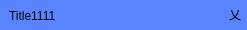
<?xml version="1.0" encoding="UTF-8"?>
<ui version="4.0">
 <class>TitleBar</class>
 <widget class="QWidget" name="TitleBar">
  <property name="geometry">
   <rect>
    <x>0</x>
    <y>0</y>
    <width>247</width>
    <height>30</height>
   </rect>
  </property>
  <property name="sizePolicy">
   <sizepolicy hsizetype="Minimum" vsizetype="Preferred">
    <horstretch>0</horstretch>
    <verstretch>0</verstretch>
   </sizepolicy>
  </property>
  <property name="minimumSize">
   <size>
    <width>0</width>
    <height>30</height>
   </size>
  </property>
  <property name="maximumSize">
   <size>
    <width>16777215</width>
    <height>30</height>
   </size>
  </property>
  <property name="windowTitle">
   <string>Form</string>
  </property>
  <property name="layoutDirection">
   <enum>Qt::LeftToRight</enum>
  </property>
  <property name="styleSheet">
   <string notr="true">background-color: rgb(88, 133, 255);</string>
  </property>
  <layout class="QGridLayout" name="girdLayout">
   <property name="leftMargin">
    <number>0</number>
   </property>
   <property name="topMargin">
    <number>0</number>
   </property>
   <property name="rightMargin">
    <number>0</number>
   </property>
   <property name="bottomMargin">
    <number>0</number>
   </property>
   <property name="spacing">
    <number>0</number>
   </property>
   <item row="0" column="0">
    <widget class="QWidget" name="widget_2" native="true">
     <property name="sizePolicy">
      <sizepolicy hsizetype="MinimumExpanding" vsizetype="Preferred">
       <horstretch>0</horstretch>
       <verstretch>0</verstretch>
      </sizepolicy>
     </property>
     <property name="minimumSize">
      <size>
       <width>40</width>
       <height>0</height>
      </size>
     </property>
     <property name="maximumSize">
      <size>
       <width>16777215</width>
       <height>30</height>
      </size>
     </property>
     <widget class="QLabel" name="lblTitle">
      <property name="geometry">
       <rect>
        <x>9</x>
        <y>7</y>
        <width>61</width>
        <height>17</height>
       </rect>
      </property>
      <property name="sizePolicy">
       <sizepolicy hsizetype="MinimumExpanding" vsizetype="Ignored">
        <horstretch>0</horstretch>
        <verstretch>0</verstretch>
       </sizepolicy>
      </property>
      <property name="layoutDirection">
       <enum>Qt::LeftToRight</enum>
      </property>
      <property name="autoFillBackground">
       <bool>false</bool>
      </property>
      <property name="frameShape">
       <enum>QFrame::NoFrame</enum>
      </property>
      <property name="frameShadow">
       <enum>QFrame::Plain</enum>
      </property>
      <property name="midLineWidth">
       <number>0</number>
      </property>
      <property name="text">
       <string>Title1111</string>
      </property>
      <property name="textFormat">
       <enum>Qt::PlainText</enum>
      </property>
      <property name="scaledContents">
       <bool>true</bool>
      </property>
      <property name="wordWrap">
       <bool>false</bool>
      </property>
      <property name="textInteractionFlags">
       <set>Qt::NoTextInteraction</set>
      </property>
     </widget>
    </widget>
   </item>
   <item row="0" column="1">
    <widget class="QWidget" name="widget" native="true">
     <property name="sizePolicy">
      <sizepolicy hsizetype="Minimum" vsizetype="Preferred">
       <horstretch>0</horstretch>
       <verstretch>0</verstretch>
      </sizepolicy>
     </property>
     <property name="minimumSize">
      <size>
       <width>0</width>
       <height>0</height>
      </size>
     </property>
     <layout class="QHBoxLayout" name="horizontalLayout_2">
      <property name="spacing">
       <number>0</number>
      </property>
      <property name="leftMargin">
       <number>0</number>
      </property>
      <property name="topMargin">
       <number>0</number>
      </property>
      <property name="rightMargin">
       <number>0</number>
      </property>
      <property name="bottomMargin">
       <number>0</number>
      </property>
      <item>
       <widget class="QWidget" name="widget_3" native="true">
        <property name="minimumSize">
         <size>
          <width>20</width>
          <height>0</height>
         </size>
        </property>
        <property name="maximumSize">
         <size>
          <width>10</width>
          <height>16777215</height>
         </size>
        </property>
       </widget>
      </item>
      <item>
       <widget class="QToolButton" name="tbMinimize">
        <property name="minimumSize">
         <size>
          <width>24</width>
          <height>24</height>
         </size>
        </property>
        <property name="focusPolicy">
         <enum>Qt::NoFocus</enum>
        </property>
        <property name="text">
         <string/>
        </property>
        <property name="icon">
         <iconset resource="rc.qrc">
          <normaloff>:/icon/min.png</normaloff>:/icon/min.png</iconset>
        </property>
        <property name="autoRaise">
         <bool>true</bool>
        </property>
       </widget>
      </item>
      <item>
       <widget class="QToolButton" name="tbMaximize">
        <property name="minimumSize">
         <size>
          <width>24</width>
          <height>24</height>
         </size>
        </property>
        <property name="focusPolicy">
         <enum>Qt::NoFocus</enum>
        </property>
        <property name="text">
         <string/>
        </property>
        <property name="icon">
         <iconset resource="rc.qrc">
          <normaloff>:/icon/max.png</normaloff>:/icon/max.png</iconset>
        </property>
        <property name="autoRaise">
         <bool>true</bool>
        </property>
       </widget>
      </item>
      <item>
       <widget class="QToolButton" name="tbClose">
        <property name="minimumSize">
         <size>
          <width>24</width>
          <height>24</height>
         </size>
        </property>
        <property name="focusPolicy">
         <enum>Qt::NoFocus</enum>
        </property>
        <property name="styleSheet">
         <string notr="true">QToolButton:hover {
	background-color:#FFF;
}

QToolButton:pressed {
	background-color:#777;
}</string>
        </property>
        <property name="text">
         <string>乂</string>
        </property>
        <property name="icon">
         <iconset resource="rc.qrc">
          <normaloff>:/icon/close.png</normaloff>:/icon/close.png</iconset>
        </property>
        <property name="autoRaise">
         <bool>true</bool>
        </property>
       </widget>
      </item>
     </layout>
    </widget>
   </item>
  </layout>
 </widget>
 <resources>
  <include location="rc.qrc"/>
 </resources>
 <connections/>
</ui>
